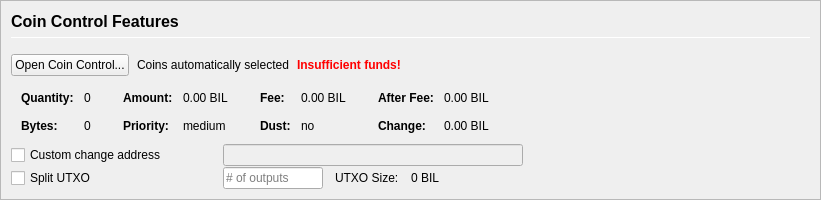
         <widget class="QFrame" name="frameCoinControl">
          <property name="sizePolicy">
           <sizepolicy hsizetype="Expanding" vsizetype="Expanding">
            <horstretch>0</horstretch>
            <verstretch>0</verstretch>
           </sizepolicy>
          </property>
          <property name="maximumSize">
           <size>
            <width>16777215</width>
            <height>16777215</height>
           </size>
          </property>
          <property name="frameShape">
           <enum>QFrame::StyledPanel</enum>
          </property>
          <property name="frameShadow">
           <enum>QFrame::Sunken</enum>
          </property>
          <layout class="QVBoxLayout" name="verticalLayoutCoinControl2">
           <property name="spacing">
            <number>0</number>
           </property>
           <property name="leftMargin">
            <number>0</number>
           </property>
           <property name="topMargin">
            <number>0</number>
           </property>
           <property name="rightMargin">
            <number>0</number>
           </property>
           <property name="bottomMargin">
            <number>0</number>
           </property>
           <item>
            <widget class="QFrame" name="frameCoinControl_BG">
             <layout class="QVBoxLayout" name="verticalLayoutCoinControl" stretch="0,0,0,0,0,0">
              <property name="spacing">
               <number>1</number>
              </property>
              <property name="leftMargin">
               <number>10</number>
              </property>
              <property name="topMargin">
               <number>10</number>
              </property>
              <item>
               <layout class="QHBoxLayout" name="horizontalLayoutCoinControl1">
                <property name="bottomMargin">
                 <number>15</number>
                </property>
                <item>
                 <layout class="QVBoxLayout" name="verticalLayout_3">
                  <property name="spacing">
                   <number>6</number>
                  </property>
                  <item>
                   <widget class="QLabel" name="labelCoinControlFeatures">
                    <property name="sizePolicy">
                     <sizepolicy hsizetype="Preferred" vsizetype="Maximum">
                      <horstretch>0</horstretch>
                      <verstretch>0</verstretch>
                     </sizepolicy>
                    </property>
                    <property name="minimumSize">
                     <size>
                      <width>0</width>
                      <height>20</height>
                     </size>
                    </property>
                    <property name="font">
                     <font>
                      <pointsize>12</pointsize>
                      <weight>75</weight>
                      <bold>true</bold>
                     </font>
                    </property>
                    <property name="styleSheet">
                     <string notr="true">font-weight:bold;</string>
                    </property>
                    <property name="text">
                     <string>Coin Control Features</string>
                    </property>
                   </widget>
                  </item>
                  <item>
                   <widget class="Line" name="line">
                    <property name="minimumSize">
                     <size>
                      <width>0</width>
                      <height>1</height>
                     </size>
                    </property>
                    <property name="maximumSize">
                     <size>
                      <width>16777215</width>
                      <height>1</height>
                     </size>
                    </property>
                    <property name="orientation">
                     <enum>Qt::Horizontal</enum>
                    </property>
                   </widget>
                  </item>
                 </layout>
                </item>
               </layout>
              </item>
              <item>
               <layout class="QHBoxLayout" name="horizontalLayoutCoinControl2" stretch="0,0,0,0">
                <property name="spacing">
                 <number>8</number>
                </property>
                <property name="bottomMargin">
                 <number>10</number>
                </property>
                <item>
                 <widget class="QPushButton" name="pushButtonCoinControl">
                  <property name="styleSheet">
                   <string notr="true"/>
                  </property>
                  <property name="text">
                   <string>Open Coin Control...</string>
                  </property>
                  <property name="autoDefault">
                   <bool>false</bool>
                  </property>
                 </widget>
                </item>
                <item>
                 <widget class="QLabel" name="labelCoinControlAutomaticallySelected">
                  <property name="text">
                   <string>Coins automatically selected</string>
                  </property>
                  <property name="margin">
                   <number>5</number>
                  </property>
                 </widget>
                </item>
                <item>
                 <widget class="QLabel" name="labelCoinControlInsuffFunds">
                  <property name="font">
                   <font>
                    <weight>75</weight>
                    <bold>true</bold>
                   </font>
                  </property>
                  <property name="styleSheet">
                   <string notr="true">color:red;font-weight:bold;</string>
                  </property>
                  <property name="text">
                   <string>Insufficient funds!</string>
                  </property>
                  <property name="margin">
                   <number>5</number>
                  </property>
                 </widget>
                </item>
                <item>
                 <spacer name="horizontalSpacerCoinControl">
                  <property name="orientation">
                   <enum>Qt::Horizontal</enum>
                  </property>
                  <property name="sizeHint" stdset="0">
                   <size>
                    <width>40</width>
                    <height>1</height>
                   </size>
                  </property>
                 </spacer>
                </item>
               </layout>
              </item>
              <item>
               <widget class="QWidget" name="widgetCoinControl" native="true">
                <property name="sizePolicy">
                 <sizepolicy hsizetype="Preferred" vsizetype="Preferred">
                  <horstretch>0</horstretch>
                  <verstretch>0</verstretch>
                 </sizepolicy>
                </property>
                <property name="minimumSize">
                 <size>
                  <width>0</width>
                  <height>0</height>
                 </size>
                </property>
                <property name="styleSheet">
                 <string notr="true"/>
                </property>
                <layout class="QHBoxLayout" name="horizontalLayoutCoinControl5">
                 <property name="leftMargin">
                  <number>0</number>
                 </property>
                 <property name="topMargin">
                  <number>0</number>
                 </property>
                 <property name="rightMargin">
                  <number>0</number>
                 </property>
                 <property name="bottomMargin">
                  <number>0</number>
                 </property>
                 <item>
                  <layout class="QHBoxLayout" name="horizontalLayoutCoinControl3" stretch="0,0,0,1">
                   <property name="spacing">
                    <number>20</number>
                   </property>
                   <property name="topMargin">
                    <number>0</number>
                   </property>
                   <property name="bottomMargin">
                    <number>10</number>
                   </property>
                   <item>
                    <layout class="QFormLayout" name="formLayoutCoinControl1">
                     <property name="horizontalSpacing">
                      <number>10</number>
                     </property>
                     <property name="verticalSpacing">
                      <number>14</number>
                     </property>
                     <property name="leftMargin">
                      <number>10</number>
                     </property>
                     <property name="topMargin">
                      <number>4</number>
                     </property>
                     <property name="rightMargin">
                      <number>6</number>
                     </property>
                     <item row="0" column="0">
                      <widget class="QLabel" name="labelCoinControlQuantityText">
                       <property name="font">
                        <font>
                         <weight>75</weight>
                         <bold>true</bold>
                        </font>
                       </property>
                       <property name="text">
                        <string>Quantity:</string>
                       </property>
                       <property name="margin">
                        <number>0</number>
                       </property>
                      </widget>
                     </item>
                     <item row="0" column="1">
                      <widget class="QLabel" name="labelCoinControlQuantity">
                       <property name="cursor">
                        <cursorShape>IBeamCursor</cursorShape>
                       </property>
                       <property name="contextMenuPolicy">
                        <enum>Qt::ActionsContextMenu</enum>
                       </property>
                       <property name="text">
                        <string notr="true">0</string>
                       </property>
                       <property name="margin">
                        <number>0</number>
                       </property>
                       <property name="textInteractionFlags">
                        <set>Qt::LinksAccessibleByMouse|Qt::TextSelectableByKeyboard|Qt::TextSelectableByMouse</set>
                       </property>
                      </widget>
                     </item>
                     <item row="1" column="0">
                      <widget class="QLabel" name="labelCoinControlBytesText">
                       <property name="font">
                        <font>
                         <weight>75</weight>
                         <bold>true</bold>
                        </font>
                       </property>
                       <property name="text">
                        <string>Bytes:</string>
                       </property>
                      </widget>
                     </item>
                     <item row="1" column="1">
                      <widget class="QLabel" name="labelCoinControlBytes">
                       <property name="cursor">
                        <cursorShape>IBeamCursor</cursorShape>
                       </property>
                       <property name="contextMenuPolicy">
                        <enum>Qt::ActionsContextMenu</enum>
                       </property>
                       <property name="text">
                        <string notr="true">0</string>
                       </property>
                       <property name="textInteractionFlags">
                        <set>Qt::LinksAccessibleByMouse|Qt::TextSelectableByKeyboard|Qt::TextSelectableByMouse</set>
                       </property>
                      </widget>
                     </item>
                    </layout>
                   </item>
                   <item>
                    <layout class="QFormLayout" name="formLayoutCoinControl2">
                     <property name="horizontalSpacing">
                      <number>10</number>
                     </property>
                     <property name="verticalSpacing">
                      <number>14</number>
                     </property>
                     <property name="leftMargin">
                      <number>6</number>
                     </property>
                     <property name="topMargin">
                      <number>4</number>
                     </property>
                     <property name="rightMargin">
                      <number>6</number>
                     </property>
                     <item row="0" column="0">
                      <widget class="QLabel" name="labelCoinControlAmountText">
                       <property name="font">
                        <font>
                         <weight>75</weight>
                         <bold>true</bold>
                        </font>
                       </property>
                       <property name="text">
                        <string>Amount:</string>
                       </property>
                       <property name="margin">
                        <number>0</number>
                       </property>
                      </widget>
                     </item>
                     <item row="0" column="1">
                      <widget class="QLabel" name="labelCoinControlAmount">
                       <property name="cursor">
                        <cursorShape>IBeamCursor</cursorShape>
                       </property>
                       <property name="contextMenuPolicy">
                        <enum>Qt::ActionsContextMenu</enum>
                       </property>
                       <property name="text">
                        <string notr="true">0.00 BIL</string>
                       </property>
                       <property name="textInteractionFlags">
                        <set>Qt::LinksAccessibleByMouse|Qt::TextSelectableByKeyboard|Qt::TextSelectableByMouse</set>
                       </property>
                      </widget>
                     </item>
                     <item row="1" column="0">
                      <widget class="QLabel" name="labelCoinControlPriorityText">
                       <property name="font">
                        <font>
                         <weight>75</weight>
                         <bold>true</bold>
                        </font>
                       </property>
                       <property name="text">
                        <string>Priority:</string>
                       </property>
                      </widget>
                     </item>
                     <item row="1" column="1">
                      <widget class="QLabel" name="labelCoinControlPriority">
                       <property name="cursor">
                        <cursorShape>IBeamCursor</cursorShape>
                       </property>
                       <property name="contextMenuPolicy">
                        <enum>Qt::ActionsContextMenu</enum>
                       </property>
                       <property name="text">
                        <string>medium</string>
                       </property>
                       <property name="textInteractionFlags">
                        <set>Qt::LinksAccessibleByMouse|Qt::TextSelectableByKeyboard|Qt::TextSelectableByMouse</set>
                       </property>
                      </widget>
                     </item>
                    </layout>
                   </item>
                   <item>
                    <layout class="QFormLayout" name="formLayoutCoinControl3">
                     <property name="horizontalSpacing">
                      <number>10</number>
                     </property>
                     <property name="verticalSpacing">
                      <number>14</number>
                     </property>
                     <property name="leftMargin">
                      <number>6</number>
                     </property>
                     <property name="topMargin">
                      <number>4</number>
                     </property>
                     <property name="rightMargin">
                      <number>6</number>
                     </property>
                     <item row="0" column="0">
                      <widget class="QLabel" name="labelCoinControlFeeText">
                       <property name="font">
                        <font>
                         <weight>75</weight>
                         <bold>true</bold>
                        </font>
                       </property>
                       <property name="text">
                        <string>Fee:</string>
                       </property>
                       <property name="margin">
                        <number>0</number>
                       </property>
                      </widget>
                     </item>
                     <item row="0" column="1">
                      <widget class="QLabel" name="labelCoinControlFee">
                       <property name="cursor">
                        <cursorShape>IBeamCursor</cursorShape>
                       </property>
                       <property name="contextMenuPolicy">
                        <enum>Qt::ActionsContextMenu</enum>
                       </property>
                       <property name="text">
                        <string notr="true">0.00 BIL</string>
                       </property>
                       <property name="textInteractionFlags">
                        <set>Qt::LinksAccessibleByMouse|Qt::TextSelectableByKeyboard|Qt::TextSelectableByMouse</set>
                       </property>
                      </widget>
                     </item>
                     <item row="1" column="0">
                      <widget class="QLabel" name="labelCoinControlLowOutputText">
                       <property name="font">
                        <font>
                         <weight>75</weight>
                         <bold>true</bold>
                        </font>
                       </property>
                       <property name="text">
                        <string>Dust:</string>
                       </property>
                      </widget>
                     </item>
                     <item row="1" column="1">
                      <widget class="QLabel" name="labelCoinControlLowOutput">
                       <property name="cursor">
                        <cursorShape>IBeamCursor</cursorShape>
                       </property>
                       <property name="contextMenuPolicy">
                        <enum>Qt::ActionsContextMenu</enum>
                       </property>
                       <property name="text">
                        <string>no</string>
                       </property>
                       <property name="textInteractionFlags">
                        <set>Qt::LinksAccessibleByMouse|Qt::TextSelectableByKeyboard|Qt::TextSelectableByMouse</set>
                       </property>
                      </widget>
                     </item>
                    </layout>
                   </item>
                   <item>
                    <layout class="QFormLayout" name="formLayoutCoinControl4">
                     <property name="horizontalSpacing">
                      <number>10</number>
                     </property>
                     <property name="verticalSpacing">
                      <number>14</number>
                     </property>
                     <property name="leftMargin">
                      <number>6</number>
                     </property>
                     <property name="topMargin">
                      <number>4</number>
                     </property>
                     <property name="rightMargin">
                      <number>6</number>
                     </property>
                     <item row="0" column="0">
                      <widget class="QLabel" name="labelCoinControlAfterFeeText">
                       <property name="font">
                        <font>
                         <weight>75</weight>
                         <bold>true</bold>
                        </font>
                       </property>
                       <property name="text">
                        <string>After Fee:</string>
                       </property>
                       <property name="margin">
                        <number>0</number>
                       </property>
                      </widget>
                     </item>
                     <item row="0" column="1">
                      <widget class="QLabel" name="labelCoinControlAfterFee">
                       <property name="cursor">
                        <cursorShape>IBeamCursor</cursorShape>
                       </property>
                       <property name="contextMenuPolicy">
                        <enum>Qt::ActionsContextMenu</enum>
                       </property>
                       <property name="text">
                        <string notr="true">0.00 BIL</string>
                       </property>
                       <property name="textInteractionFlags">
                        <set>Qt::LinksAccessibleByMouse|Qt::TextSelectableByKeyboard|Qt::TextSelectableByMouse</set>
                       </property>
                      </widget>
                     </item>
                     <item row="1" column="0">
                      <widget class="QLabel" name="labelCoinControlChangeText">
                       <property name="font">
                        <font>
                         <weight>75</weight>
                         <bold>true</bold>
                        </font>
                       </property>
                       <property name="text">
                        <string>Change:</string>
                       </property>
                      </widget>
                     </item>
                     <item row="1" column="1">
                      <widget class="QLabel" name="labelCoinControlChange">
                       <property name="cursor">
                        <cursorShape>IBeamCursor</cursorShape>
                       </property>
                       <property name="contextMenuPolicy">
                        <enum>Qt::ActionsContextMenu</enum>
                       </property>
                       <property name="text">
                        <string notr="true">0.00 BIL</string>
                       </property>
                       <property name="textInteractionFlags">
                        <set>Qt::LinksAccessibleByMouse|Qt::TextSelectableByKeyboard|Qt::TextSelectableByMouse</set>
                       </property>
                      </widget>
                     </item>
                    </layout>
                   </item>
                  </layout>
                 </item>
                </layout>
               </widget>
              </item>
              <item>
               <layout class="QHBoxLayout" name="horizontalLayoutCoinControl4">
                <property name="spacing">
                 <number>12</number>
                </property>
                <property name="sizeConstraint">
                 <enum>QLayout::SetDefaultConstraint</enum>
                </property>
                <property name="topMargin">
                 <number>0</number>
                </property>
                <property name="rightMargin">
                 <number>0</number>
                </property>
                <item>
                 <widget class="QCheckBox" name="checkBoxCoinControlChange">
                  <property name="sizePolicy">
                   <sizepolicy hsizetype="Preferred" vsizetype="Preferred">
                    <horstretch>0</horstretch>
                    <verstretch>0</verstretch>
                   </sizepolicy>
                  </property>
                  <property name="minimumSize">
                   <size>
                    <width>200</width>
                    <height>0</height>
                   </size>
                  </property>
                  <property name="maximumSize">
                   <size>
                    <width>200</width>
                    <height>16777215</height>
                   </size>
                  </property>
                  <property name="toolTip">
                   <string>If this is activated, but the change address is empty or invalid, change will be sent to a newly generated address.</string>
                  </property>
                  <property name="text">
                   <string>Custom change address</string>
                  </property>
                 </widget>
                </item>
                <item>
                 <widget class="QValidatedLineEdit" name="lineEditCoinControlChange">
                  <property name="enabled">
                   <bool>false</bool>
                  </property>
                  <property name="sizePolicy">
                   <sizepolicy hsizetype="Preferred" vsizetype="Preferred">
                    <horstretch>0</horstretch>
                    <verstretch>0</verstretch>
                   </sizepolicy>
                  </property>
                  <property name="minimumSize">
                   <size>
                    <width>300</width>
                    <height>0</height>
                   </size>
                  </property>
                 </widget>
                </item>
                <item>
                 <widget class="QLabel" name="labelCoinControlChangeLabel">
                  <property name="sizePolicy">
                   <sizepolicy hsizetype="Preferred" vsizetype="Preferred">
                    <horstretch>0</horstretch>
                    <verstretch>0</verstretch>
                   </sizepolicy>
                  </property>
                  <property name="minimumSize">
                   <size>
                    <width>100</width>
                    <height>0</height>
                   </size>
                  </property>
                  <property name="text">
                   <string/>
                  </property>
                  <property name="margin">
                   <number>3</number>
                  </property>
                 </widget>
                </item>
               </layout>
              </item>
              <item>
               <layout class="QHBoxLayout" name="horizontalLayoutCoinControl6">
                <property name="spacing">
                 <number>12</number>
                </property>
                <property name="rightMargin">
                 <number>0</number>
                </property>
                <item>
                 <widget class="QCheckBox" name="splitBlockCheckBox">
                  <property name="sizePolicy">
                   <sizepolicy hsizetype="Preferred" vsizetype="Preferred">
                    <horstretch>0</horstretch>
                    <verstretch>0</verstretch>
                   </sizepolicy>
                  </property>
                  <property name="minimumSize">
                   <size>
                    <width>200</width>
                    <height>0</height>
                   </size>
                  </property>
                  <property name="maximumSize">
                   <size>
                    <width>200</width>
                    <height>16777215</height>
                   </size>
                  </property>
                  <property name="text">
                   <string>Split UTXO</string>
                  </property>
                 </widget>
                </item>
                <item>
                 <widget class="QLineEdit" name="splitBlockLineEdit">
                  <property name="sizePolicy">
                   <sizepolicy hsizetype="Preferred" vsizetype="Preferred">
                    <horstretch>50</horstretch>
                    <verstretch>0</verstretch>
                   </sizepolicy>
                  </property>
                  <property name="minimumSize">
                   <size>
                    <width>100</width>
                    <height>0</height>
                   </size>
                  </property>
                  <property name="maximumSize">
                   <size>
                    <width>100</width>
                    <height>16777215</height>
                   </size>
                  </property>
                  <property name="placeholderText">
                   <string># of outputs</string>
                  </property>
                 </widget>
                </item>
                <item>
                 <widget class="QLabel" name="labelBlockSizeText">
                  <property name="text">
                   <string>UTXO Size:</string>
                  </property>
                 </widget>
                </item>
                <item>
                 <widget class="QLabel" name="labelBlockSize">
                  <property name="text">
                   <string>0 BIL</string>
                  </property>
                 </widget>
                </item>
                <item>
                 <spacer name="horizontalSpacer_7">
                  <property name="orientation">
                   <enum>Qt::Horizontal</enum>
                  </property>
                  <property name="sizeHint" stdset="0">
                   <size>
                    <width>40</width>
                    <height>20</height>
                   </size>
                  </property>
                 </spacer>
                </item>
               </layout>
              </item>
              <item>
               <spacer name="verticalSpacerCoinControl">
                <property name="orientation">
                 <enum>Qt::Vertical</enum>
                </property>
                <property name="sizeHint" stdset="0">
                 <size>
                  <width>800</width>
                  <height>1</height>
                 </size>
                </property>
               </spacer>
              </item>
             </layout>
            </widget>
           </item>
          </layout>
         </widget>
